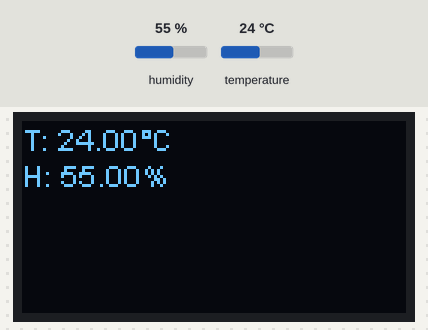
Bench run of a sketch on a simulated ESP32. Shown: 128×64 one-colour display. Inputs (shaded band) come from the test bench; at power-on: humidity 55 %, temperature 24 °C.

Above: at 1.2 s.
1.3 s: humidity set to 22 %
At 3.2 s:
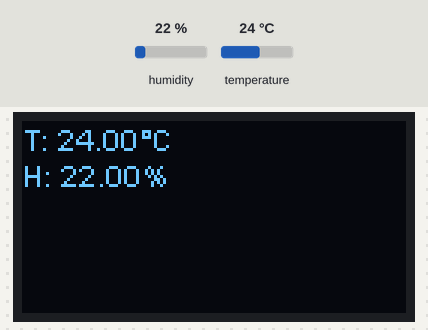
3.8 s: temperature set to 12 °C
At 4.4 s:
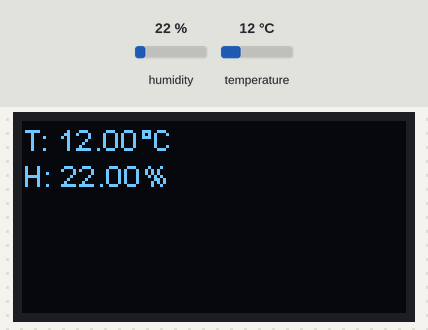
6.3 s: humidity set to 40 %
At 8.7 s:
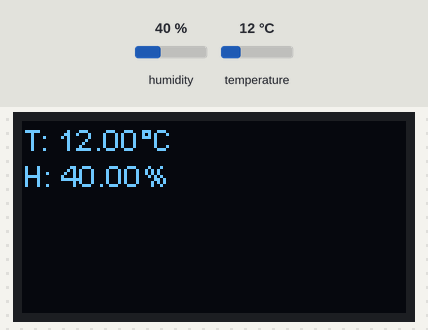
9.6 s: temperature set to 19 °C
Timing chart, 0 to 12.6 s (numbered marks = the images above; inputs shaded):
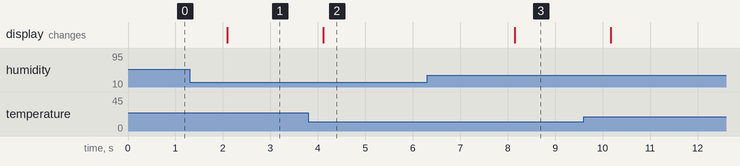

The sketch:

T_H.ino
```cpp
#include "DHTesp.h"
#include "heltec.h"

DHTesp dht;

float currentTemp;
float currentHumidity;

void displayReadingsOnOled() {
  String temperatureDisplay = "T: " + (String)currentTemp +  "°C";
  String humidityDisplay = "H: " + (String)currentHumidity + "%";
  Heltec.display->clear();
  Heltec.display->drawString(0, 0, temperatureDisplay);
  Heltec.display->drawString(0, 12, humidityDisplay);
  Heltec.display->display();
}

void setup() {
  dht.setup(27, DHTesp::DHT22);
  currentTemp = dht.getTemperature();
  currentHumidity = dht.getHumidity();
  Heltec.begin(true /*DisplayEnable Enable*/, false /*Heltec.Heltec.Heltec.LoRa Disable*/, false /*Serial Enable*/);
  displayReadingsOnOled();
}

void loop() {
  float temperature = dht.getTemperature();
  float humidity = dht.getHumidity();
  if (temperature != currentTemp || humidity != currentHumidity) {
    currentTemp = temperature;
    currentHumidity = humidity;
    if (isnan(humidity) || isnan(temperature)) {
      currentTemp = 0;
      currentHumidity = 0;
    }
    displayReadingsOnOled();
  }
  delay(2000);
}
```

Measured:
- after the input at 1.3 s, the display: changes after 0.79 s (image 1)
- after the input at 3.8 s, the display: changes after 0.31 s (image 2)
- after the input at 6.3 s, the display: changes after 1.8 s (image 3)
